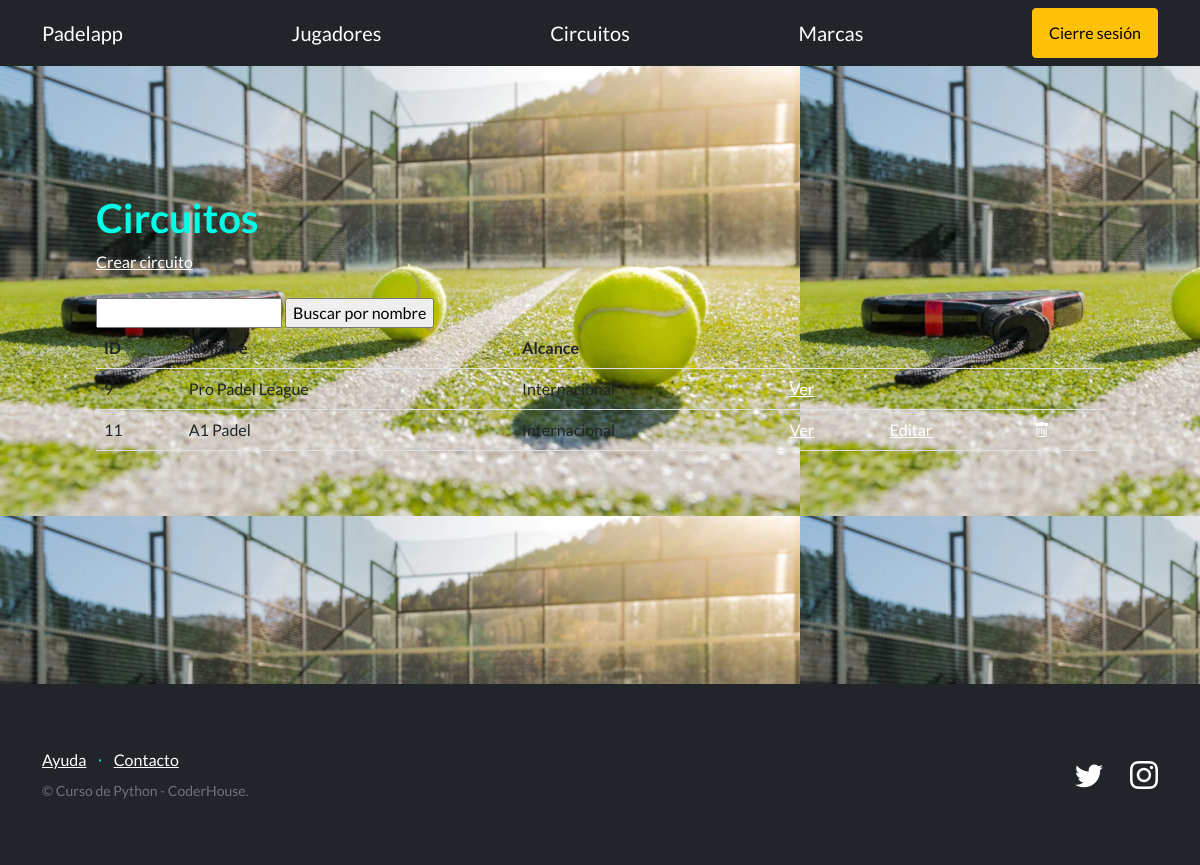
Page /PadelApp/circuitos/ (signed in) on the committed database.
### PadelApp/models.py (models this page shows, shortened)
class Circuito(models.Model):
    nombre = models.CharField(max_length=64)
    alcance = models.CharField(max_length=64)
    ranking_premios = models.IntegerField()
    cant_torneos = models.IntegerField(null=True, blank=True)
    creador = models.ForeignKey(User, on_delete=models.SET_NULL, null=True)

### PadelApp/views.py (the view)
# urls.py: path("circuitos/", CircuitoListView.as_view(), name="listar_circuitos" ),
class CircuitoListView(ListView):
    model = Circuito
    template_name = 'PadelApp/circuito.html'

### PadelApp/templates/PadelApp/circuito.html (shortened to what this page needs)
{% extends "PadelApp/base2.html" %}
{% block contenido %}
<section>
    <div>
      <h1>Circuitos</h1>
      <a href="{% url "crear_circuito" %}">Crear circuito</a>
      <br><br>
      <form action="{% url 'buscar_circuito' %}" method="get">
        <input type="text" name="q">
        <input type="submit" value="Buscar por nombre">
      </form>
      <table class="table">
        <tbody>
          <tr>
            <th>ID</th>
            <th>Nombre</th>
            <th>Alcance</th>
            <th></th>
            <th></th>
            <th></th>
          </tr>
          {% for circuito in object_list %}
          <tr>
            <td>{{ circuito.id }}</td>
            <td>{{ circuito.nombre }}</td>
            <td>{{ circuito.alcance }}</td>
            <td>
                <a href = "{% url "detalle_circuito" circuito.id %}">Ver</a>
            </td>
            <td>
              {% if user == circuito.creador %}
                <a href = "{% url "editar_circuito" circuito.id %}">Editar</a>
              {% endif %}
            </td>
            <td>
              {% if user == circuito.creador %}
                <a href = "{% url "borrar_circuito" circuito.id %}">
                  <i class="bi bi-trash"></i>
              {% endif %}
            </td>
          </tr>
          {% endfor %}
        </tbody>
      </table>
    </div>
  </section>
{% endblock contenido %}

### PadelApp/templates/PadelApp/base2.html (style rules this page uses)
body { height: 100vh; background-image: url('/static/cancha.jpeg'); background-size: cover; background-position: center; }
section { padding: 4rem 3rem; }

### rows in the picture
Circuito: id "9", nombre "Pro Padel League", alcance "Internacional"
Circuito: id "11", nombre "A1 Padel", alcance "Internacional", shows "Editar"
